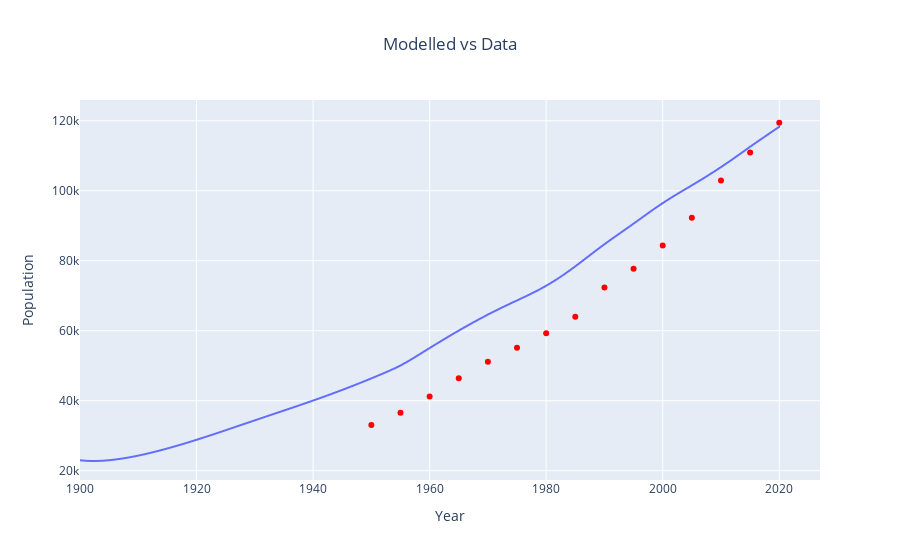

Notebook code cell kept with this figure:
### Markdown cell above
Innitially, only the progession from latent (early and late) to the activation of TB was modelled, in the absence of treatment or interventions. The model was calibrated to the population size.

### Code cell
project = get_project("tb_dynamics", "kiribati")
update_params = {'contact_rate': 0.002000099234094257,
 'rr_infection_latent': 0.20144223241352158,
 'rr_infection_recovered': 0.2028341387124968,
 'start_population_size': 23000,
 'time.start': 1800,
 'time.end':2020}
params = project.param_set.baseline.update(update_params, calibration_format=True)
model_0 = project.run_baseline_model(params)
df_0 = model_0.get_outputs_df()
derived_df_0 = model_0.get_derived_outputs_df()
total_pop = input_db.query(table_name="population", conditions={"iso3": iso3})
total_pop["age_bins"] = find_agebins(total_pop["start_age"], [0, 100], ["Total"])
total_pop = total_pop.groupby(["year", "age_bins"])["population"].agg(["sum"]).reset_index()
fig2_1 = px.line(
    derived_df_0,
    x=derived_df_0.index,
    y="total_population",
)
fig2_2 = px.scatter(total_pop, x="year", y="sum")
fig2_2.update_traces(marker=dict(color="red"))
fig2_3 = go.Figure(
    data=fig2_1.data + fig2_2.data,
)
fig2_3.update_layout(
    title="Modelled vs Data", title_x=0.5, xaxis_title="Year", yaxis_title="Population"
)
fig2_3.show()

### Figure 1 — Plotly figure (JSON) as saved in the notebook; plotly's stock layout.template omitted (floating-point values rounded to 4 significant figures; data arrays with more than 128 entries replaced by an {"elided": "..."} marker saying what was removed)
{"data": [{"hovertemplate": "index=%{x}<br>total_population=%{y}<extra></extra>", "legendgroup": "", "line": {"color": "#636efa", "dash": "solid"}, "marker": {"symbol": "circle"}, "mode": "lines", "name": "", "showlegend": false, "type": "scattergl", "x": {"elided": "1201 float values"}, "xaxis": "x", "y": {"elided": "1201 float values"}, "yaxis": "y"}, {"hovertemplate": "year=%{x}<br>sum=%{y}<extra></extra>", "legendgroup": "", "marker": {"color": "red", "symbol": "circle"}, "mode": "markers", "name": "", "orientation": "v", "showlegend": false, "type": "scatter", "x": [1950, 1955, 1960, 1965, 1970, 1975, 1980, 1985, 1990, 1995, 2000, 2005, 2010, 2015, 2020], "xaxis": "x", "y": [33048, 36573, 41202, 46429, 51151, 55114, 59301, 63986, 72400, 77723, 84396, 92325, 102927, 110929, 119447], "yaxis": "y"}], "layout": {"title": {"text": "Modelled vs Data", "x": 0.5}, "xaxis": {"title": {"text": "Year"}}, "yaxis": {"title": {"text": "Population"}}}}
